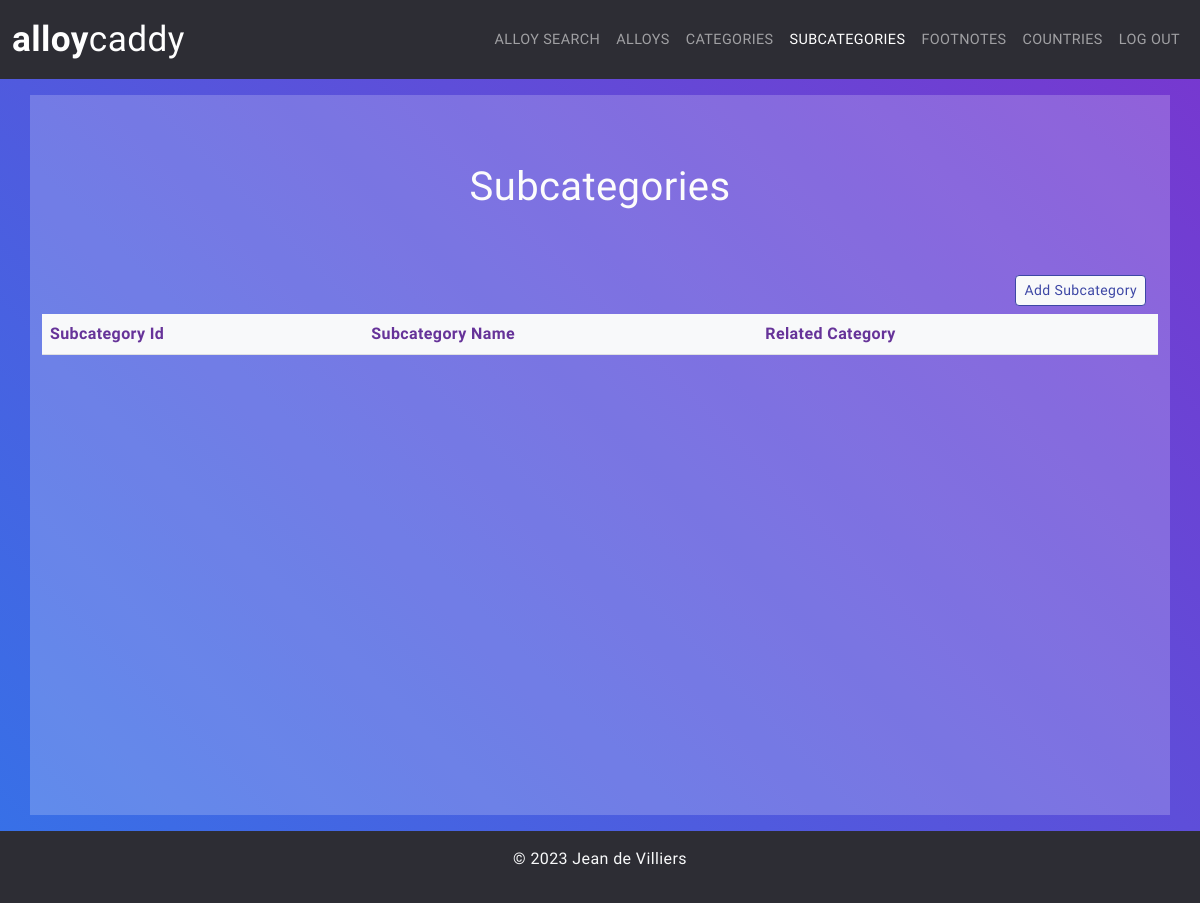
Page /subcategories/ (signed in) on the earlier database version.
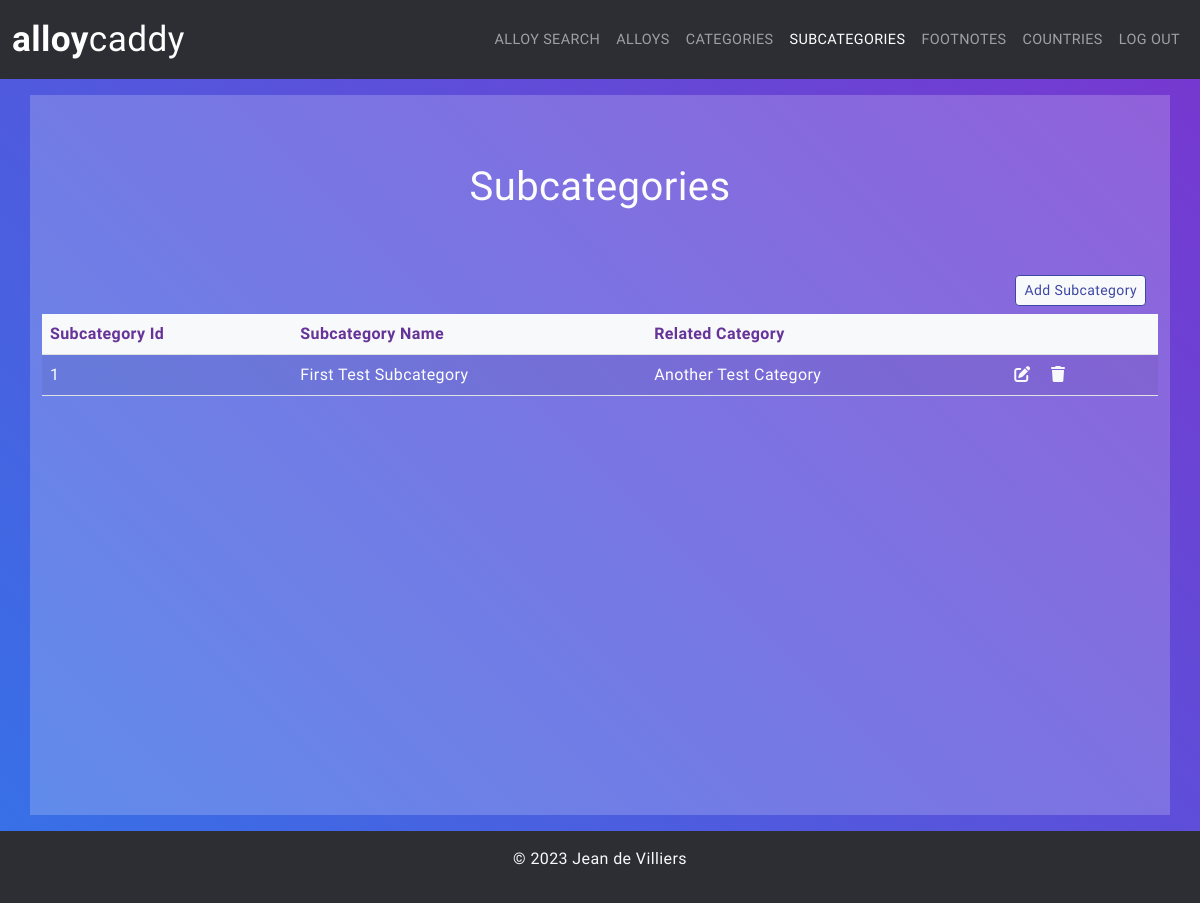
Same page on the later database version.
### alloylookup/models.py (models this page shows, shortened)
class Subcategory(models.Model):
    class Meta:
        verbose_name_plural = "Subcategories"
    category = models.ForeignKey(
        Category,
        on_delete=models.CASCADE,
        null=True,
        blank=True,
        related_query_name='category'
    )
    subcategory_id = models.IntegerField(
        null=False,
        blank=False
    )
    subcategory_name = models.CharField(
        max_length=300,
        null=False,
        blank=False
    )

class Category(models.Model):
    class Meta:
        verbose_name_plural = "Categories"
    category_id = models.IntegerField(
        null=False,
        blank=False,
        unique=True
    )
    category_name = models.CharField(
        max_length=300,
        null=False,
        blank=False
    )

### alloylookup/views.py (the view)
@login_required(login_url='account_login')
def get_subcategories_list(request):
    page_title = "Subcategories"
    subcategories = Subcategory.objects.all().order_by('id')
    context = {
        "subcategories": subcategories,
        "page_title": page_title
    }
    return render(
        request,
        'alloylookup/subcategories_list.html',
        context
        )

### alloylookup/templates/alloylookup/subcategories_list.html
{% extends 'alloylookup/base.html' %}
{% block content %}
<div class="container">
    <div class="row">
        <div class="col d-flex p-2 justify-content-center">
            <h1>{{ page_title }}</h1>
        </div>
    </div>
    <div class="row">
        <div class="col d-flex justify-content-end py-2">
            {% if request.user.is_staff %}
                <a class="btn btn-sm btn-outline-primary ms-2 btn-light" aria-current="page" href="{% url 'create_subcategory' %}">Add Subcategory</a>
            {% endif %}
        </div>
    </div>
</div>
<div class="table-responsive">
    <table class="table table-striped">
        <thead class="table-light">
            <tr>
                <th scope="col">Subcategory Id</th>
                <th scope="col">Subcategory Name</th>
                <th scope="col">Related Category</th>
                <th scope="col"></th>
            </tr>
        </thead>
        <tbody>
            {% for subcategory in subcategories %}
                <tr>
                    <td>{{ subcategory.subcategory_id }}</td>
                    <td>
                        {{ subcategory.subcategory_name }}
                    </td>
                    <td>{{ subcategory.category.category_name }}</td>
                    <td>
                        <a title="Update Subcategory" class="p-2 bd-highlight text-light" role="button" aria-label="Update Subcategory" href="{% url 'update_subcategory' subcategory.id %}">
                            <i class="fa fa-pen-to-square"></i>
                        </a>
                        <a title="Delete Subcategory" class="p-2 bd-highlight text-light" role="button" aria-label="Delete Subcategory" href="{% url 'delete_subcategory' subcategory.id %}">
                            <i class="fa fa-trash"></i>
                        </a>
                    </td>
                </tr>
            {% endfor %}
        </tbody>
    </table>
</div>
{% endblock %}

### alloylookup/templates/alloylookup/base.html (shortened to what this page needs)
{% load static %}
<!DOCTYPE html>
<html lang="en">
<head>
    <link rel="stylesheet" href="https://cdn.jsdelivr.net/npm/bootstrap@5.2.3/dist/css/bootstrap.min.css" type="text/css">
    <link href="https://cdnjs.cloudflare.com/ajax/libs/font-awesome/6.2.1/css/all.min.css" rel="stylesheet"
    type="text/css">
    <link rel="stylesheet" href="{% static 'css/style.css' %}" type="text/css">
</head>
<body>
  <main class="container-fluid p-0">
    <header class="container-fluid mb-3 p-0">
      <nav class="navbar navbar-expand-lg bg-body-tertiary navbar-dark">
        <div class="container-fluid">
          <a class="navbar-brand"
            {% if user.is_authenticated %}
              href="{% url 'get_alloy_list' %}"
            {% else %}
              href="{% url 'account_login' %}"
            {% endif %}
          >
            <span>Alloy</span><span>Caddy</span></a>
          <div class="navbar-collapse collapse justify-content-end" id="navbarSupportedContent">
            <ul class="navbar-nav mb-2 mb-lg-0">
              {% if request.user.is_staff %}
              <li class="nav-item">
                <a
                  {% if request.path == "/alloy-search/" %}
                    class="nav-link active"
                  {% else %}
                    class="nav-link"
                  {% endif %}
                    aria-current="page" href="{% url 'alloy_search' %}">Alloy Search</a>
              </li>
              <li class="nav-item">
                <a
                  {% if request.path == "/alloys/" %}
                    class="nav-link active"
                  {% else %}
                    class="nav-link"
                  {% endif %}
                    aria-current="page" href="{% url 'get_alloy_list' %}">Alloys</a>
              </li>
              <li class="nav-item">
                <a
                  {% if request.path == "/categories/" %}
                    class="nav-link active"
                  {% else %}
                    class="nav-link"
                  {% endif %}
                    aria-current="page" href="{% url 'get_categories_list' %}">Categories</a>
              </li>
              <li class="nav-item">
                <a
                  {% if request.path == "/subcategories/" %}
                    class="nav-link active"
                  {% else %}
                    class="nav-link"
                  {% endif %}
                    aria-current="page" href="{% url 'get_subcategories_list' %}">Subcategories</a>
              </li>
              <li class="nav-item">
                <a
                  {% if request.path == "/footnotes/" %}
                    class="nav-link active"
                  {% else %}
                    class="nav-link"
                  {% endif %}
                    aria-current="page" href="{% url 'get_footnotes_list' %}">Footnotes</a>
              </li>
              <li class="nav-item">
                <a
                  {% if request.path == "/counntries/" %}
                    class="nav-link active"
                  {% else %}
                    class="nav-link"
                  {% endif %}
                    aria-current="page" href="{% url 'get_countries_list' %}">Countries</a>
              </li>
              {% endif %}
              {% if user.is_authenticated %}
              <li class="nav-item">
                <a class="nav-link" aria-current="page" href="{% url 'account_logout' %}">Log Out</a>
              </li>
              {% endif %}
            </ul>
          </div>
        </div>
      </nav>
    </header>
   <section class="container pb-5">
    {% block content %}
    {% endblock %}
  </section>
  <footer class="container-fluid mt-3 py-3 d-flex align-items-center justify-content-center">
    <p class="text-light text-center">&copy; 2023 Jean de Villiers</p>
  </footer>
  </main>
</body>
</html>

### staticfiles/css/style.css (style rules this page uses)
body { background-color: #2D2D34; font-family: 'Sora', sans-serif; letter-spacing: 0.025rem; font-size: 1em; }
main { background: linear-gradient(45deg, #3572E8 0%, #7936CF 100%); }
main > header, main > footer { background-color: #2D2D34; }
main > section { background-color: rgba(255,255,255,0.2); min-height: 90vh; }
main > footer { color: #fefefe; }
.navbar-nav .nav-link { text-transform: uppercase; font-size: 0.9rem; }
.navbar-brand { font-weight: 700; text-transform: lowercase; font-size: 2.2rem; }
.navbar-brand span:last-child { font-weight: 400; }
.btn-outline-primary { color: #3d47a5; border-color: #3d47a5; }
table th { color: #639; }
.table-striped>tbody>tr:nth-of-type(odd)>*, .table-striped>tbody>tr:nth-of-type(even)>* { color: #fefefe; }
td a { text-decoration: none; }
main > section h1 { color: #fcfcfc; text-align: center; padding: 1.5em 0 1em; }

Differences in the rows shown:
added Subcategory: subcategory_id "1", subcategory_name "First Test Subcategory", category.category_name "Another Test Category"
